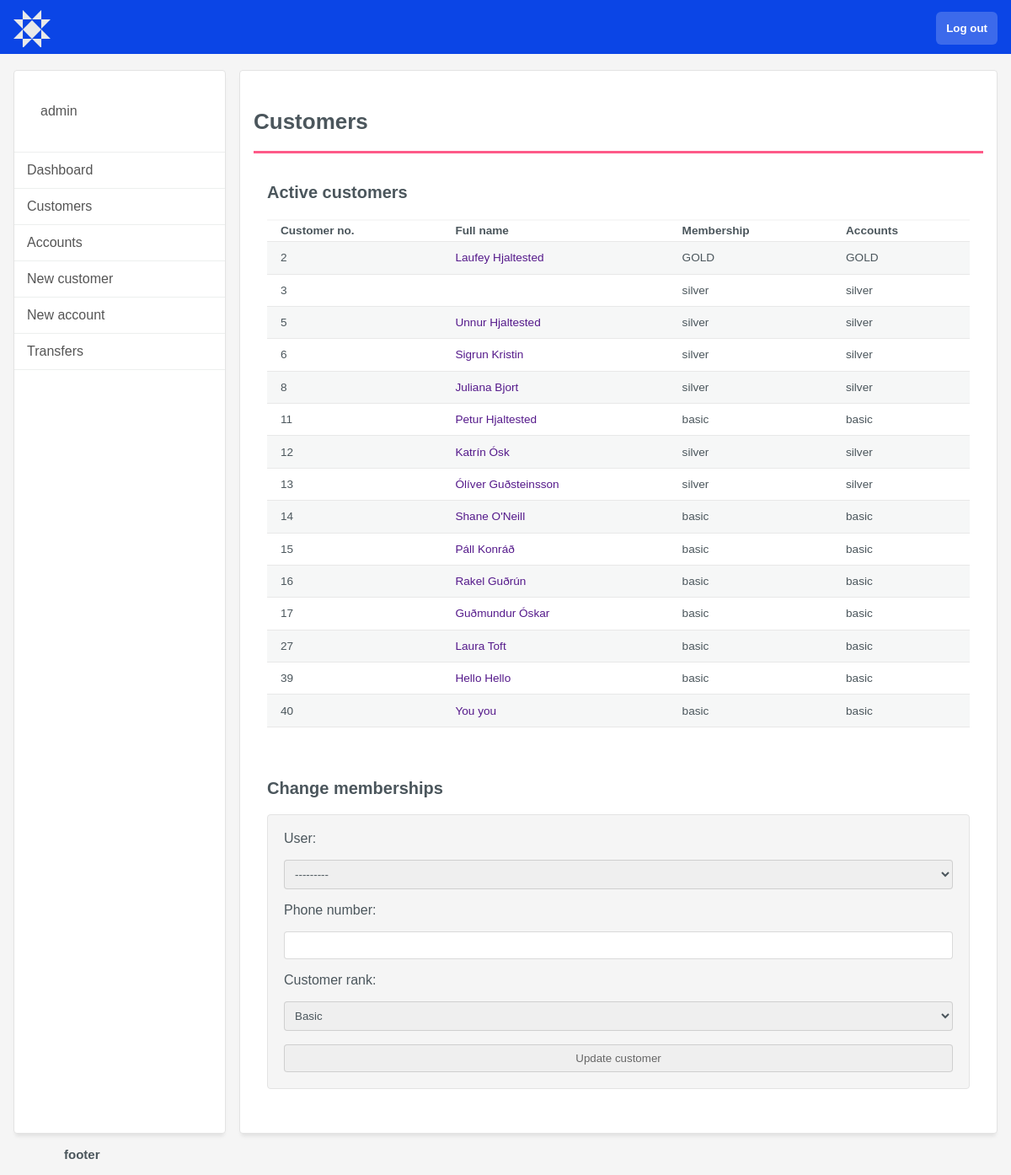
The page /staffCustomerView/ (signed in) on the database as committed earlier.
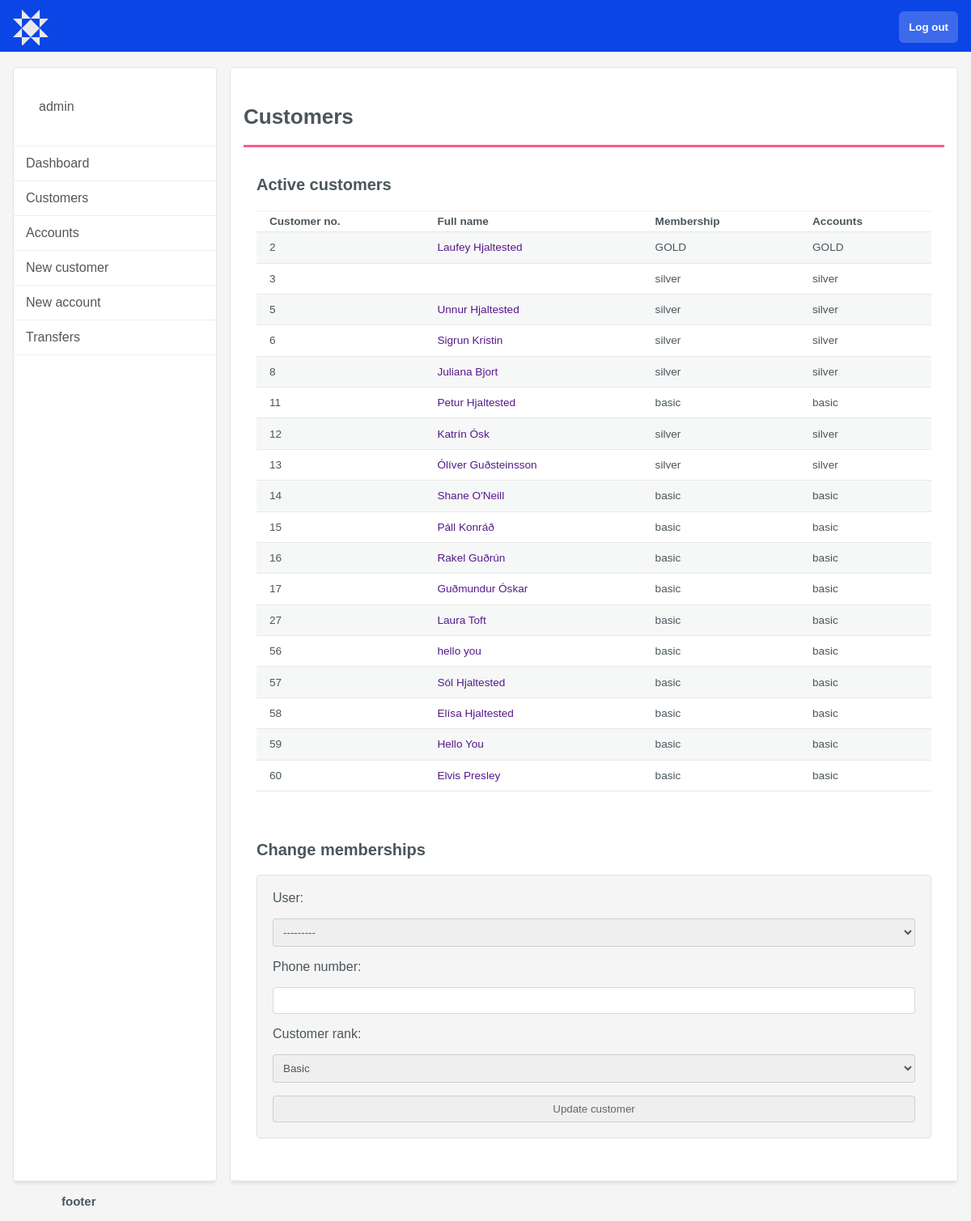
The same page on the database as committed later.
### bank_app/models.py (models this page shows, shortened)
class Customer(models.Model):
   BASIC = 'basic'
   SILVER = 'silver'
   GOLD = 'GOLD'
   RANKS = [
      (BASIC, 'Basic'),
      (SILVER, 'Silver'),
      (GOLD, 'Gold'),
   ]
   user = models.OneToOneField(User, primary_key=True, on_delete=models.CASCADE)
   phone_number = models.CharField(max_length=20)
   customer_rank = models.CharField(choices=RANKS, default=BASIC, max_length=6)
   totp_identity = models.UUIDField(default=uuid.uuid4, editable=False)
   @property
   def full_name(self) -> str:
      return f'{self.user.first_name} {self.user.last_name}'

### bank_app/views.py (the view)
# urls.py: path('staffCustomerView/', views.staffCustomerView, name='staffCustomerView'),
@login_required
def staffCustomerView(request):
   user = request.user
   assert request.user.is_staff, 'Not for regular customers, only for admin'
   if request.method == "POST":
      update_customer_form = UpdateCustomerForm(request.POST, instance=request.user.customer)
      if update_customer_form.is_valid:
         update_customer_form.save()
   context = {
      'update_customer_form':UpdateCustomerForm,
      'user_id':user.id,
      'customers':Customer.objects.all(),
   }
   return render(request, 'bank_app/staffCustomerView.html', context)

### bank_app/templates/bank_app/staffCustomerView.html (shortened to what this page needs)
{% extends 'bank_app/base/base2.html' %}
{% block content %}
<h2>Customers</h2>
<div class="flex">
  <div>
    <h3>Active customers</h3>
    <table class="account-table">
      <tr class="account-titles">
        <th>Customer no.</th>
        <th>Full name</th>
        <th>Membership</th>
        <th>Accounts</th>
      </tr>
      {% for customer in customers %}
      <tr>
        <td>{{ customer.user.id }}</td>
        <td><a href="">{{ customer.full_name }}</a></td>
        <td>{{ customer.customer_rank }}</td>
        <td>{{ customer.customer_rank }}</td>
      </tr>
      {% endfor %}
    </table>
  </div>
  <div class="form">
    <h3>Change memberships</h3>
    <div class="grayform">
      <form action="" method="POST">
        {{ update_customer_form }}
        <input type="submit" value="Update customer" name="" id="">
      </form>
    </div>
  </div>
</div>
{% endblock %}

### bank_app/templates/bank_app/base/base2.html (shortened to what this page needs)
{% load static %}
<!DOCTYPE html>
<html lang="en">
<head>
  <link rel="stylesheet" href="{% static 'css/style2.css' %}">
</head>
<body class="white">
  <nav class="blue">
    <ul class="ul2">
      <li>
        <a href="{% url 'bank_app:index' %}" class="logo2"></a>
      </li>
      <li>
        <form action="{% url 'login_app:logout' %}">
          <button>Log out</button>
        </form>
      </li>
    </ul>
  </nav>
  <div class="staff_main">
    <ul class="staff_nav">
      <a href="">
        <li class="head">
          {{ user }}
        </li>
      </a>
      <div class="line"></div>
        <a href="{% url 'bank_app:staff' %}">
          <li>Dashboard</li>
        </a>
        <div class="line"></div>
        <a href="{% url 'bank_app:staffCustomerView' %}">
          <li>Customers</li>
        </a>
        <div class="line"></div>
        <a href="{% url 'bank_app:staffAccountView' %}">
          <li>Accounts</li>
        </a>
        <div class="line"></div>
        <a href="{% url 'bank_app:staffNewCustomer' %}">
          <li>New customer</li>
        </a>
        <div class="line"></div>
        <a href="{% url 'bank_app:staffNewAccount' %}">
          <li>New account</li>
        </a>
        <div class="line"></div>
        <a href="{% url 'bank_app:staffTransfers' %}">
          <li>Transfers</li>
        </a>
        <div class="line"></div>
    </ul>
    <div>
      <div class="box">
        {% block content %} {% endblock %}
      </div>
    </div>
  </div>
<footer>
  <h5>footer</h5>
</footer>
</body>
</html>

### bank_app/static/css/style2.css (style rules this page uses)
* { margin:0; padding: 0; font-family: Arial, Helvetica, sans-serif; list-style-type: none; text-decoration: none; box-sizing: border-box; }
:root { --sparion-blue: #0b45e6; --sparion-pink: #fe5a88; --sparion-white: #ffffff; --sparion-light-grey: #e8e8e8; --sparion-lighter-gray: #f5f5f5; --sparion-table-border: #e8e8e8; --sparion-table-color: #f6f7f7; }
body { background-color: var(--sparion-lighter-gray); }
.logo2 { background-image: url("/static/blomid@3x2.svg"); height: 17.5px; width: 12.5px; margin-right: 2rem; }
.blue { background-color: var(--sparion-blue); }
.ul2 { margin: 0 auto; padding: 0; overflow: hidden; height: 4rem; padding: 0 1rem; }
.ul2 li { float:left; }
.ul2 li:last-child { float:right; }
.ul2>li>a { display: block; padding: 22px 22px; margin-top: .75rem; color:var(--sparion-white); }
.ul2 button { color: var(--sparion-white); background-color: rgba(255, 255, 255, 0.2); margin-top: .85rem; padding: .75rem; border: none; border-radius: 6px; font-weight: bold; cursor: pointer; }
.staff_main { margin-top: 1.2rem; margin-left: auto; margin-right: auto; display: flex; justify-content: center; grid-row: auto; gap:1rem; }
.staff_nav { display: none !important; border: 1px #e3e3e3 solid; border-radius: 4px; background-color: var(--sparion-white); width: 25vw; display: flex; flex-flow: column; gap: .5rem; margin-left: 1rem; float: right; box-shadow: 0 5px 4px -2px rgb(0 0 0 / 8%); }
.staff_nav .head { height: 96px; display: flex; gap: 1rem; align-items: center; }
.staff_nav>.line { border-bottom: #edefee 1px solid; }
.staff_nav li { padding: .5rem; border-radius: 15px; padding: 12px 15px; }
.staff_nav a { color: #555; }
.flex { display: flex; padding: 1rem; flex-direction: column; }
.box { font-family: Arial, Helvetica, sans-serif; color:#4b565c; border: 1px #e3e3e3 solid; background-color: var(--sparion-white); border-radius: 4px; width: 100vw; padding: 1rem; box-shadow: 0 5px 4px -2px rgb(0 0 0 / 8%); }
h2 { margin-top: 1.8rem; padding-bottom: 1.2rem; border-bottom: 3px solid var(--sparion-pink); font-size: 26px; font-weight: 600; }
h3 { margin: 1.2rem 0; font-size: 20px; }
h5 { font-size: 15px; }
.account-table { width: 100%; border-collapse: collapse; margin-bottom: 10px; font-size: 85%; border-top: 2px solid #f7f7f7; }
tr { display: table-row; border-bottom: 1px solid var(--sparion-table-border); }
th { text-align: left; padding: .3rem 1rem; }
td { display: table-cell; padding: .7rem 1rem; }
tr:nth-child(even) { background-color: var(--sparion-table-color) }
tr:nth-child(odd) { background-color: var(--sparion-white) }
form { display: flex; flex-flow: column; gap: 1rem; }
.form { border-radius: 30px; padding-top: 2rem; text-align: left; font-family: 'Gill Sans', 'Gill Sans MT', Calibri, 'Trebuchet MS', sans-serif; }
.form form input { color: #666; padding: .5rem; border-radius: 4px; border: solid 1px rgba(133,133,133,0.3); }
select { border-color: rgba(133,133,133,0.3); padding: .5rem; border-radius: 4px; color: #4b565c; }
.grayform { background-color: var(--sparion-lighter-gray); border: 1px solid #e3e3e3; border-radius: 4px; min-height: 20px; padding: 19px; margin-bottom: 20px; display: flex; gap: 1rem; flex-direction: column; }
.grayform label { color: #4b565c; }
button { background-color: var(--sparion-blue); color: var(--sparion-white); }
footer { color: #4b565c; width: 90vw; box-sizing: border-box; padding: 1rem; margin: 0 auto; display: grid; gap: 1rem; }
@media only screen and (min-width: 992px) { .staff_nav { display: block !important; } }
@media only screen and (min-width: 992px) { .box { margin-right: 1rem; width: 75vw; } }

Rows that differ between the two databases and show on the page:
removed Customer: user.id "39", full_name "Hello Hello", customer_rank "basic"
removed Customer: user.id "40", full_name "You you", customer_rank "basic"
added Customer: user.id "56", full_name "hello you", customer_rank "basic"
added Customer: user.id "57", full_name "Sól Hjaltested", customer_rank "basic"
added Customer: user.id "58", full_name "Elísa Hjaltested", customer_rank "basic"
added Customer: user.id "59", full_name "Hello You", customer_rank "basic"
added Customer: user.id "60", full_name "Elvis Presley", customer_rank "basic"
